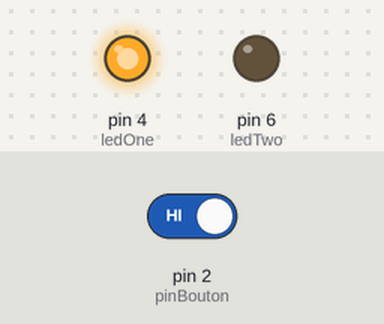
Simulated run of this sketch. Board: Arduino Uno, built with avr-gcc and run on an emulated ATmega328P. Shown: output pins drawn as LEDs (lit = HIGH). The inputs (shaded band) are chosen by the test bench; at power-on: pin 2 (pinBouton) HIGH. What the sketch prints to the serial monitor is not drawn.

Above: at 1.2 s.
1.3 s: pin 2 (pinBouton) driven LOW
At 1.8 s:
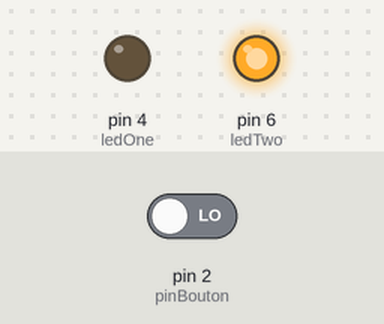
2.8 s: pin 2 (pinBouton) driven HIGH
At 4.1 s:
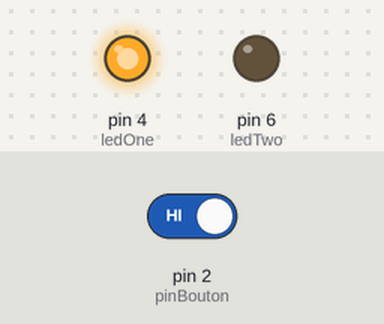
Timing chart, 0 to 5.8 s (numbered marks = the images above; inputs shaded):
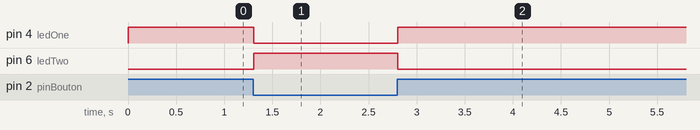

Measured:
- after the input at 1.3 s, pin 4 (ledOne): HIGH → LOW at once; pin 6 (ledTwo): LOW → HIGH at once
- after the input at 2.8 s, pin 4 (ledOne): LOW → HIGH at once; pin 6 (ledTwo): HIGH → LOW at once

The sketch:

BoutonPoussoirPLUSledONOFF.ino
```cpp
int pinBouton;
int ledOne;
int ledTwo;
int testZero=0;

void setup() {
  Serial.begin(9600);
  pinBouton=2;
  ledOne=4;
  ledTwo=6;
  pinMode(pinBouton, INPUT);
  pinMode(ledOne, OUTPUT);
  pinMode(ledTwo, OUTPUT);
}

void loop() {

  boolean etatBouton=digitalRead(pinBouton);
  Serial.println(etatBouton);

  if(etatBouton==LOW)
  {
    testZero=1;
  }
  if(etatBouton==HIGH)
  {
    testZero=0;
  }

  if(testZero==0)
  {
    digitalWrite(ledOne, HIGH);
    digitalWrite(ledTwo, LOW);
  }
  if(testZero==1)
  {
    digitalWrite(ledTwo,HIGH);
    digitalWrite(ledOne, LOW);
  }
}
```
